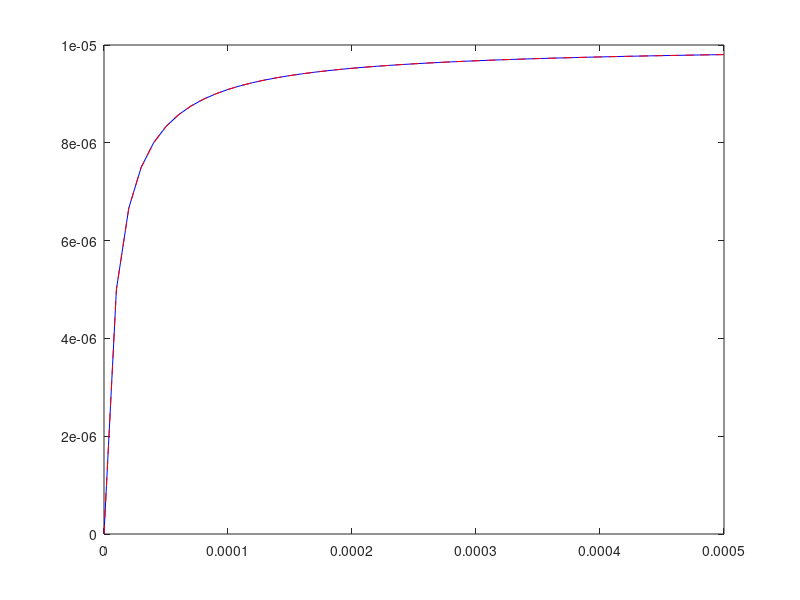

Here is the MATLAB script that generated this plot:
%Test new consumption rates

clear all
close all

Lambda=0.7;

Sml_f.met = 0.03983707040056192;
Med_f.met = 0.017549368526009995;
Sml_p.met = 0.03983707040056192;
Med_p.met = 0.017549368526009995;
Lrg_p.met = 0.008662794702945285;
Sml_d.met = 0.03983707040056192;
Med_d.met = 0.017549368526009995;
Lrg_p.td = 0.6666666666666666;
Med_d.td = 0.5;
Sml_f.enc_zm = 0.056246807943889116;
Sml_p.enc_zm = 0.056246807943889116;
Sml_d.enc_d  = 1.1615590990689133e-6;
Med_f.enc_zl = 0.0013356065222719059;
Med_f.enc_zm = 0.0006903477046934407;
Med_p.enc_f  = 1.4256447382897658e-8;
Med_p.enc_p  = 1.4256447382897658e-8;
Med_d.enc_d  = 1.4256447382897658e-8;
Lrg_p.enc_f  = 4.6660571329057905e-11;
Lrg_p.enc_p  = 4.6660571329057905e-11;
Lrg_p.enc_d  = 2.3330285664528956e-11;
ENVR.Zm = 0.4842354382913072;
ENVR.Zl = 0.9368438618685104;
BENT.bio = 1.0e-5;
Sml_f.bio = 1.0e-5;
Sml_p.bio = 1.0e-5;
Sml_d.bio = 1.0e-5;
Med_d.bio = 1.0e-5;
Med_p.bio = 1.0e-5;
Med_f.bio = 1.0e-5;
Lrg_p.bio = 1.0e-5;
M_s=0.002529822128134705;
M_m=2.5298221281347053;
M_l=2529.822128134704;

%% consumption

Sml_f.con = Sml_f.enc_zm;
Sml_p.con = Sml_p.enc_zm;
Sml_d.con = Sml_d.enc_d; %+Sml_d.enc_zm;
Med_f.con = Med_f.enc_zm+Med_f.enc_zl;
Med_p.con = Med_p.enc_f+Med_p.enc_p;
Med_d.con = Med_d.enc_d;
Lrg_p.con = Lrg_p.enc_f+Lrg_p.enc_p+Lrg_p.enc_d;

%convert to rate by dividing predator biomass
Sml_f.con = Sml_f.con/Sml_f.bio;
Sml_p.con = Sml_p.con/Sml_p.bio;
Sml_d.con = Sml_d.con/Sml_d.bio;
Med_f.con = Med_f.con/Med_f.bio;
Med_p.con = Med_p.con/Med_f.bio;
Med_d.con = Med_d.con/Med_f.bio;
Lrg_p.con = Lrg_p.con/Lrg_p.bio;

%% nu = ((I/B)*Lambda) - met
Sml_f.nu = (Sml_f.con/Sml_f.bio)*Lambda - Sml_f.met;
Sml_p.nu = (Sml_p.con/Sml_p.bio)*Lambda - Sml_p.met;
Sml_d.nu = (Sml_d.con/Sml_d.bio)*Lambda - Sml_d.met;
Med_f.nu = (Med_f.con/Med_f.bio)*Lambda - Med_f.met;
Med_p.nu = (Med_p.con/Med_p.bio)*Lambda - Med_p.met;
Med_d.nu = (Med_d.con/Med_d.bio)*Lambda - Med_d.met;
Lrg_p.nu = (Lrg_p.con/Lrg_p.bio)*Lambda - Lrg_p.met;


%% nu = A*w^0.75;
%A = 10 gWW^0.25 per year at 15C)
A_s = 10%*M_s^0.25;
A_m = 10%*M_m^0.25;
A_l = 10%*M_l^0.25;

Sml_f.nu2 = A_s*M_s^0.75;
Sml_p.nu2 = A_s*M_s^0.75;
Sml_d.nu2 = A_s*M_s^0.75;
Med_f.nu2 = A_m*M_m^0.75;
Med_p.nu2 = A_m*M_m^0.75;
Med_d.nu2 = A_m*M_m^0.75;
Lrg_p.nu2 = A_l*M_l^0.75;

%%
n=3/4;
%h = 40; %g^(1-n)/yr at 10 degrees C
h = 40/365; %g^(1-n)/d at 10 degrees C
%Cmax = h*w^n;
Sml_f.Cmax = h*M_s^n;
Sml_p.Cmax = h*M_s^n;
Sml_d.Cmax = h*M_s^n;
Med_f.Cmax = h*M_m^n;
Med_p.Cmax = h*M_m^n;
Med_d.Cmax = h*M_m^n;
Lrg_p.Cmax = h*M_l^n;

%q = 0.8-1.0;
q=0.8;
%q=1.0;

%% Adjust gamma such that the feeding level f is around 0.6
gamma = 8000;
%V = gamma * w^q;
Sml_f.V = gamma * M_s^q;
Sml_p.V = gamma * M_s^q;
Sml_d.V = gamma * M_s^q;
Med_f.V = gamma * M_m^q;
Med_p.V = gamma * M_m^q;
Med_d.V = gamma * M_m^q;
Lrg_p.V = gamma * M_l^q;

%f = V*B / (Cmax + V*B);
Sml_f.f = Sml_f.V*ENVR.Zm / (Sml_f.Cmax + Sml_f.V*ENVR.Zm);
Sml_p.f = Sml_p.V*ENVR.Zm / (Sml_p.Cmax + Sml_p.V*ENVR.Zm);
Sml_d.f = Sml_d.V*ENVR.Zm / (Sml_d.Cmax + Sml_d.V*ENVR.Zm);
Med_f.f = Med_f.V*(ENVR.Zm+ENVR.Zl) / (Med_f.Cmax + Med_f.V*(ENVR.Zm+ENVR.Zl));
Med_p.f = Med_p.V*(Sml_f.bio+Sml_p.bio+Sml_d.bio) / (Med_p.Cmax + Med_p.V*(Sml_f.bio+Sml_p.bio+Sml_d.bio));
Med_d.f = Med_d.V*(Sml_f.bio+Sml_p.bio+Sml_d.bio) / (Med_d.Cmax + Med_d.V*(Sml_f.bio+Sml_p.bio+Sml_d.bio));
Lrg_p.f = Lrg_p.V*(Med_f.bio+Med_p.bio+Med_d.bio) / (Lrg_p.Cmax + Lrg_p.V*(Med_f.bio+Med_p.bio+Med_d.bio));

%Con = Cmax * f;
Sml_f.Con = Sml_f.Cmax * Sml_f.f;
Sml_p.Con = Sml_p.Cmax * Sml_p.f;
Sml_d.Con = Sml_d.Cmax * Sml_d.f;
Med_f.Con = Med_f.Cmax * Med_f.f;
Med_p.Con = Med_p.Cmax * Med_p.f;
Med_d.Con = Med_d.Cmax * Med_d.f;
Lrg_p.Con = Lrg_p.Cmax * Lrg_p.f;

%% handling time
%tau_s = 1/ (4*Sml_p.met);
tau_m = 1/ (4*Med_p.met);
tau_l = 1/ (4*Lrg_p.met);
tau_s = 1/ Sml_p.bio;

enc=0:1e-5:5e-4;
con = enc ./ (1+(tau_s.*enc));
con2 = Sml_p.bio * enc ./ (Sml_p.bio + enc);
figure
%subplot(2,2,1)
plot(enc,con,'b'); hold on;
plot(enc,con2,'--r')









